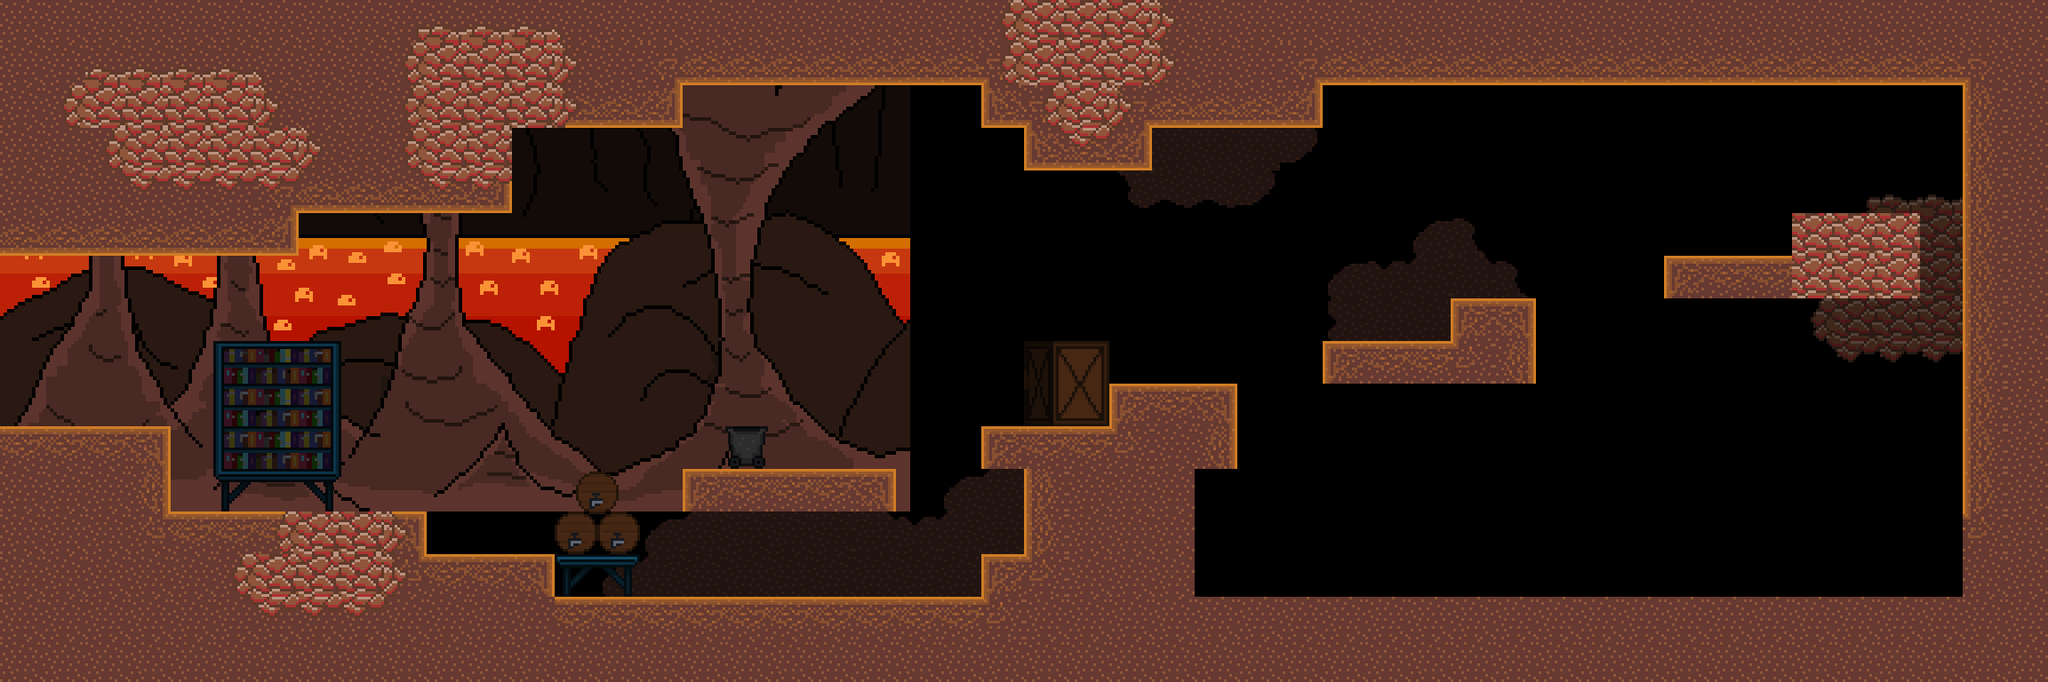

A 2D game scene composited from a Tiled map and its tileset images. What follows is a short description and the map's XML, with each tile layer's data collapsed to a summary:
An orthogonal 48x16 tile map with 48x48 px tiles, 2 tile layers (back_tiles, front), 3 tilesets, 3 image layers and 24 objects (HealthChargePickup, HazardLava).

<map version="1.4" tiledversion="1.4.2" orientation="orthogonal" renderorder="right-down" width="48" height="16" tilewidth="48" tileheight="48" infinite="0" nextlayerid="20" nextobjectid="117">
 <tileset firstgid="1" name="tileset01" tilewidth="48" tileheight="48" tilecount="176" columns="16">
  <image source="tilesets/tileset01.png" width="768" height="528" />
 </tileset>
 <tileset firstgid="177" name="tileset02" tilewidth="48" tileheight="48" tilecount="121" columns="11">
  <image source="tilesets/tileset02.png" width="528" height="528" />
 </tileset>
 <tileset firstgid="298" name="objects" tilewidth="48" tileheight="48" tilecount="64" columns="8">
  <image source="objects.png" width="384" height="384" />
 </tileset>
 <imagelayer id="17" name="Image Layer 1">
  <image source="Backgrounds/fire_back.png" width="1024" height="576" />
 </imagelayer>
 <imagelayer id="18" name="Image Layer 2">
  <image source="Backgrounds/fire_far.png" width="1024" height="576" />
 </imagelayer>
 <imagelayer id="19" name="Image Layer 3">
  <image source="Backgrounds/fire_front.png" width="1024" height="576" />
 </imagelayer>
 <layer id="11" name="back_tiles" width="48" height="16">
  <properties>
   <property name="tileset" type="int" value="1" />
  </properties>
  <data>[768 cells, 399 non-empty, 30 distinct tile ids]</data>
 </layer>
 <layer id="12" name="front" width="48" height="16">
  <properties>
   <property name="tileset" type="int" value="1" />
  </properties>
  <data>[768 cells, 69 non-empty, 28 distinct tile ids]</data>
 </layer>
 <objectgroup color="#ffaa00" id="16" name="spawnpoints">
  <object id="35" x="0" y="288" width="48" height="48">
   <properties>
    <property name="id" type="int" value="0" />
   </properties>
  </object>
 </objectgroup>
 <objectgroup id="14" name="objects">
  <object id="105" type="HealthChargePickup" gid="303" x="2064" y="192" width="48" height="48">
   <properties>
    <property name="id" type="int" value="0" />
    <property name="lore" type="int" value="5" />
    <property name="text" value="the books are our most powerful tool" />
   </properties>
  </object>
  <object id="106" type="HazardLava" gid="306" x="1344" y="672" width="864" height="48" />
 </objectgroup>
 <objectgroup color="#0000ff" id="13" name="walls">
  <object id="24" x="768" y="0" width="1440" height="96" />
  <object id="26" x="2208" y="0" width="96" height="672" />
  <object id="43" x="192" y="576" width="288" height="96" />
  <object id="49" x="336" y="0" width="240" height="240" />
  <object id="50" x="576" y="0" width="192" height="144" />
  <object id="52" x="0" y="672" width="2304" height="96" />
  <object id="53" x="480" y="624" width="144" height="48" />
  <object id="54" x="0" y="480" width="192" height="192" />
  <object id="55" x="1104" y="480" width="288" height="48" />
  <object id="96" x="0" y="0" width="336" height="288" />
  <object id="97" x="768" y="528" width="240" height="48" />
  <object id="98" x="1104" y="624" width="240" height="48" />
  <object id="99" x="1152" y="528" width="192" height="96" />
  <object id="100" x="1248" y="432" width="144" height="48" />
  <object id="101" x="1488" y="384" width="240" height="48" />
  <object id="102" x="1632" y="336" width="96" height="48" />
  <object id="103" x="1872" y="288" width="288" height="48" />
  <object id="104" x="2016" y="240" width="144" height="48" />
  <object id="115" x="1104" y="96" width="384" height="48" />
  <object id="116" x="1152" y="144" width="144" height="48" />
 </objectgroup>
 <objectgroup color="#00ff00" id="15" name="doors">
  <object id="19" x="-96" y="288" width="48" height="192">
   <properties>
    <property name="horizontal" type="bool" value="false" />
    <property name="id_point" type="int" value="2" />
    <property name="id_room" type="int" value="2" />
   </properties>
  </object>
 </objectgroup>
</map>
